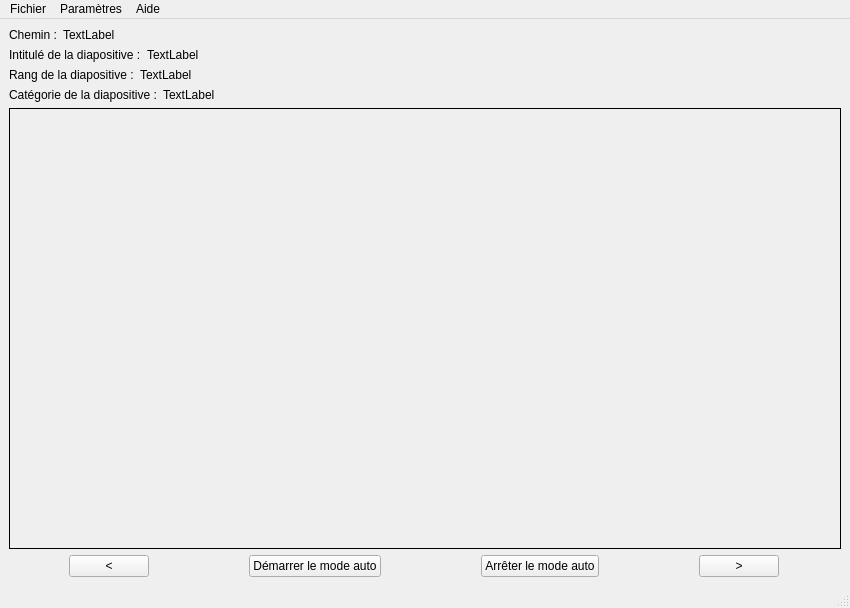
<?xml version="1.0" encoding="UTF-8"?>
<ui version="4.0">
 <class>lecteur</class>
 <widget class="QMainWindow" name="lecteur">
  <property name="geometry">
   <rect>
    <x>0</x>
    <y>0</y>
    <width>850</width>
    <height>608</height>
   </rect>
  </property>
  <property name="sizePolicy">
   <sizepolicy hsizetype="Expanding" vsizetype="Expanding">
    <horstretch>0</horstretch>
    <verstretch>0</verstretch>
   </sizepolicy>
  </property>
  <property name="windowTitle">
   <string>lecteur</string>
  </property>
  <widget class="QWidget" name="centralwidget">
   <property name="sizePolicy">
    <sizepolicy hsizetype="Expanding" vsizetype="Expanding">
     <horstretch>0</horstretch>
     <verstretch>0</verstretch>
    </sizepolicy>
   </property>
   <layout class="QVBoxLayout" name="verticalLayout_3">
    <item>
     <layout class="QVBoxLayout" name="verticalLayout_2">
      <item>
       <layout class="QHBoxLayout" name="horizontalLayout_3">
        <item>
         <widget class="QLabel" name="lchemin">
          <property name="sizePolicy">
           <sizepolicy hsizetype="Maximum" vsizetype="Maximum">
            <horstretch>0</horstretch>
            <verstretch>0</verstretch>
           </sizepolicy>
          </property>
          <property name="text">
           <string>Chemin :</string>
          </property>
         </widget>
        </item>
        <item>
         <widget class="QLabel" name="l_chemin">
          <property name="text">
           <string>TextLabel</string>
          </property>
         </widget>
        </item>
       </layout>
      </item>
      <item>
       <layout class="QHBoxLayout" name="horizontalLayout_5">
        <item>
         <widget class="QLabel" name="lintitulediapositive">
          <property name="sizePolicy">
           <sizepolicy hsizetype="Maximum" vsizetype="Maximum">
            <horstretch>0</horstretch>
            <verstretch>0</verstretch>
           </sizepolicy>
          </property>
          <property name="text">
           <string>Intitulé de la diapositive :</string>
          </property>
         </widget>
        </item>
        <item>
         <widget class="QLabel" name="l_intitulediapositive">
          <property name="text">
           <string>TextLabel</string>
          </property>
         </widget>
        </item>
       </layout>
      </item>
      <item>
       <layout class="QHBoxLayout" name="horizontalLayout_6">
        <item>
         <widget class="QLabel" name="lrang">
          <property name="sizePolicy">
           <sizepolicy hsizetype="Maximum" vsizetype="Maximum">
            <horstretch>0</horstretch>
            <verstretch>0</verstretch>
           </sizepolicy>
          </property>
          <property name="text">
           <string>Rang de la diapositive :</string>
          </property>
         </widget>
        </item>
        <item>
         <widget class="QLabel" name="l_rang">
          <property name="text">
           <string>TextLabel</string>
          </property>
         </widget>
        </item>
       </layout>
      </item>
      <item>
       <layout class="QHBoxLayout" name="horizontalLayout_7">
        <item>
         <widget class="QLabel" name="lcat">
          <property name="sizePolicy">
           <sizepolicy hsizetype="Maximum" vsizetype="Maximum">
            <horstretch>0</horstretch>
            <verstretch>0</verstretch>
           </sizepolicy>
          </property>
          <property name="text">
           <string>Catégorie de la diapositive :</string>
          </property>
         </widget>
        </item>
        <item>
         <widget class="QLabel" name="l_cat">
          <property name="text">
           <string>TextLabel</string>
          </property>
         </widget>
        </item>
       </layout>
      </item>
     </layout>
    </item>
    <item>
     <layout class="QHBoxLayout" name="horizontalLayout_2">
      <item>
       <widget class="QLabel" name="l_image">
        <property name="sizePolicy">
         <sizepolicy hsizetype="Expanding" vsizetype="Expanding">
          <horstretch>0</horstretch>
          <verstretch>0</verstretch>
         </sizepolicy>
        </property>
        <property name="frameShape">
         <enum>QFrame::Box</enum>
        </property>
        <property name="frameShadow">
         <enum>QFrame::Plain</enum>
        </property>
        <property name="text">
         <string/>
        </property>
        <property name="scaledContents">
         <bool>false</bool>
        </property>
        <property name="alignment">
         <set>Qt::AlignCenter</set>
        </property>
       </widget>
      </item>
     </layout>
    </item>
    <item>
     <layout class="QHBoxLayout" name="horizontalLayout">
      <property name="spacing">
       <number>0</number>
      </property>
      <property name="sizeConstraint">
       <enum>QLayout::SetFixedSize</enum>
      </property>
      <item>
       <widget class="QPushButton" name="bPrecedent">
        <property name="sizePolicy">
         <sizepolicy hsizetype="Maximum" vsizetype="Maximum">
          <horstretch>0</horstretch>
          <verstretch>0</verstretch>
         </sizepolicy>
        </property>
        <property name="text">
         <string>&lt;</string>
        </property>
       </widget>
      </item>
      <item>
       <spacer name="horizontalSpacer">
        <property name="orientation">
         <enum>Qt::Horizontal</enum>
        </property>
        <property name="sizeType">
         <enum>QSizePolicy::Maximum</enum>
        </property>
        <property name="sizeHint" stdset="0">
         <size>
          <width>40</width>
          <height>20</height>
         </size>
        </property>
       </spacer>
      </item>
      <item>
       <widget class="QPushButton" name="bDemarrerModeAuto">
        <property name="enabled">
         <bool>true</bool>
        </property>
        <property name="sizePolicy">
         <sizepolicy hsizetype="Maximum" vsizetype="Maximum">
          <horstretch>0</horstretch>
          <verstretch>0</verstretch>
         </sizepolicy>
        </property>
        <property name="font">
         <font>
          <strikeout>false</strikeout>
         </font>
        </property>
        <property name="cursor">
         <cursorShape>PointingHandCursor</cursorShape>
        </property>
        <property name="mouseTracking">
         <bool>false</bool>
        </property>
        <property name="text">
         <string>Démarrer le mode auto</string>
        </property>
       </widget>
      </item>
      <item>
       <spacer name="horizontalSpacer_3">
        <property name="orientation">
         <enum>Qt::Horizontal</enum>
        </property>
        <property name="sizeType">
         <enum>QSizePolicy::Maximum</enum>
        </property>
        <property name="sizeHint" stdset="0">
         <size>
          <width>40</width>
          <height>20</height>
         </size>
        </property>
       </spacer>
      </item>
      <item>
       <widget class="QPushButton" name="bArreterModeAuto">
        <property name="sizePolicy">
         <sizepolicy hsizetype="Maximum" vsizetype="Maximum">
          <horstretch>0</horstretch>
          <verstretch>0</verstretch>
         </sizepolicy>
        </property>
        <property name="cursor">
         <cursorShape>PointingHandCursor</cursorShape>
        </property>
        <property name="text">
         <string>Arrêter le mode auto</string>
        </property>
       </widget>
      </item>
      <item>
       <spacer name="horizontalSpacer_2">
        <property name="orientation">
         <enum>Qt::Horizontal</enum>
        </property>
        <property name="sizeType">
         <enum>QSizePolicy::Maximum</enum>
        </property>
        <property name="sizeHint" stdset="0">
         <size>
          <width>40</width>
          <height>20</height>
         </size>
        </property>
       </spacer>
      </item>
      <item>
       <widget class="QPushButton" name="bSuivant">
        <property name="sizePolicy">
         <sizepolicy hsizetype="Maximum" vsizetype="Maximum">
          <horstretch>0</horstretch>
          <verstretch>0</verstretch>
         </sizepolicy>
        </property>
        <property name="text">
         <string>&gt;</string>
        </property>
       </widget>
      </item>
     </layout>
    </item>
   </layout>
  </widget>
  <widget class="QStatusBar" name="statusbar"/>
  <widget class="QMenuBar" name="menubar">
   <property name="geometry">
    <rect>
     <x>0</x>
     <y>0</y>
     <width>850</width>
     <height>22</height>
    </rect>
   </property>
   <widget class="QMenu" name="menuFichier">
    <property name="title">
     <string>Fichier</string>
    </property>
    <addaction name="actionQuitter"/>
   </widget>
   <widget class="QMenu" name="menuParam_tres">
    <property name="title">
     <string>Paramètres</string>
    </property>
   </widget>
   <widget class="QMenu" name="menuAide">
    <property name="title">
     <string>Aide</string>
    </property>
    <addaction name="actionA_propos"/>
   </widget>
   <addaction name="menuFichier"/>
   <addaction name="menuParam_tres"/>
   <addaction name="menuAide"/>
  </widget>
  <action name="actionQuitter">
   <property name="text">
    <string>Quitter</string>
   </property>
  </action>
  <action name="actionA_propos">
   <property name="text">
    <string>A propos de...</string>
   </property>
  </action>
 </widget>
 <resources/>
 <connections/>
</ui>
